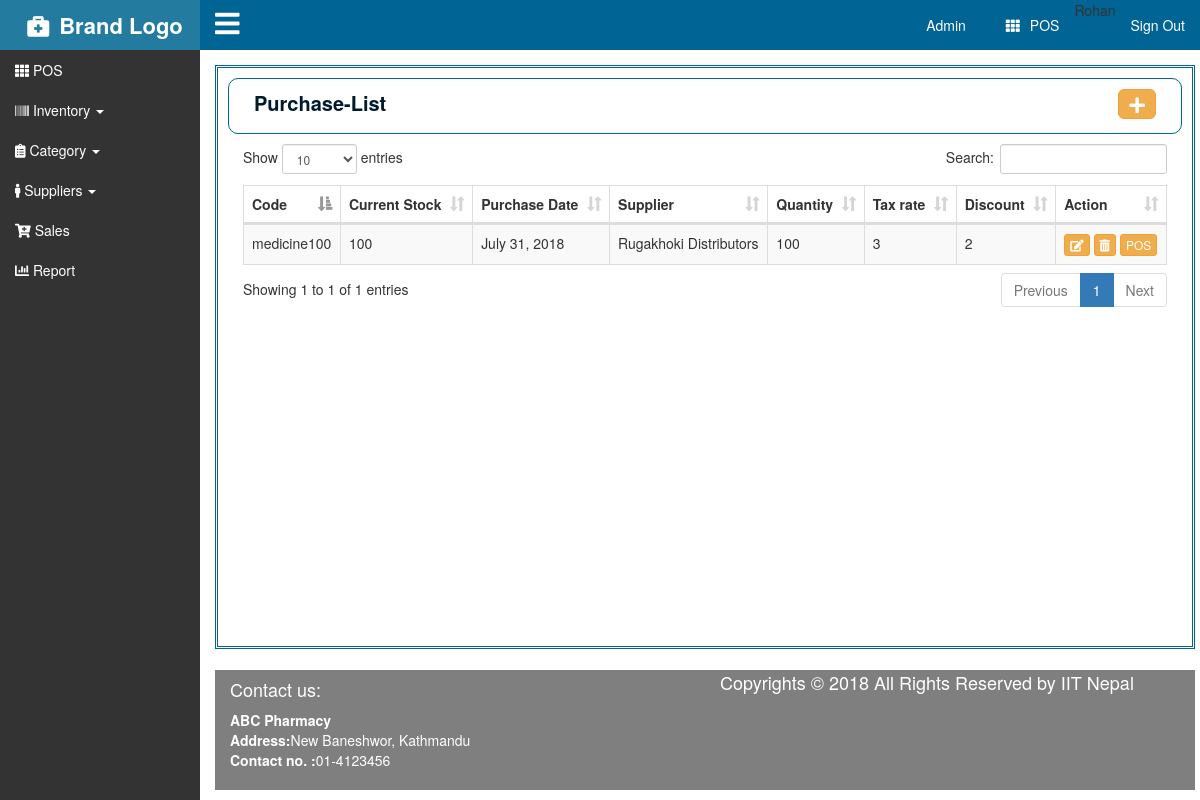
The page /purchase/purchase/ (signed in) on the database its author committed.
### medi/models.py (models this page shows, shortened)
class MyUser(PermissionsMixin, AbstractBaseUser):
    email = models.EmailField(
        verbose_name='email address',
        max_length=255,
        unique=True,
    )
    contact_number = models.IntegerField()
    name = models.CharField(max_length=255)
    is_active = models.BooleanField(default=True)
    is_admin = models.BooleanField(default=False)
    is_staff = models.BooleanField(default=True)
    objects = MyUserManager()
    USERNAME_FIELD = 'email'
    REQUIRED_FIELDS = ['contact_number', 'name']

### purchase/models.py (models this page shows, shortened)
class Purchase(models.Model):
        prod_id=models.ForeignKey(Products)
        currrent_stock=models.IntegerField()
        purchase_date=models.DateField()
        supplier=models.ForeignKey(Supplier)
        quantity=models.IntegerField()
        tax_rate=models.IntegerField()
        discount=models.IntegerField()

### products/models.py (models this page shows)
class Products(models.Model):
    prod_name= models.CharField(max_length=100,unique=True, verbose_name='product name',blank=True)
    prod_code= models.IntegerField(unique=True,verbose_name='product code',blank=True)
    prod_price= models.DecimalField(max_digits=17, decimal_places=2,verbose_name='product price',blank=True)
    prod_category= models.CharField(max_length=100,verbose_name='product category',blank=True)
    prod_description= models.TextField(max_length=500,verbose_name='product description',blank=True)
    prod_quantity= models.IntegerField(verbose_name='product quantity',blank=True)
    prod_discount= models.DecimalField(max_digits=17, decimal_places=2,verbose_name='product discount',blank=True)
    prod_tax=models.DecimalField(max_digits=17, decimal_places=2,verbose_name='product tax',blank=True)
    prod_cost=models.DecimalField(max_digits=17, decimal_places=2,verbose_name='product cost',blank=True)
    def __str__(self):
        return self.prod_name

### supplier/models.py (models this page shows)
class Supplier(models.Model):
    supplier_name=models.CharField(max_length=30)
    supplier_contact=models.IntegerField()
    supplier_address=models.CharField(max_length=30)
    supplier_description=RichTextField()
    def __str__(self):
        return self.supplier_name

### purchase/views.py (the view)
# urls.py: url(r'^purchase/', include('purchase.urls')),
@login_required (login_url = '/login/')
def purchase(request):
    context={
    'purchase_':Purchase.objects.all()
    }
    return render(request,'purchase.html',context)

### templates/purchase.html (shortened to what this page needs)
{% extends 'master/index.html' %}
{% load staticfiles %}
{% block heading %}
<div class="lefttitle col-md-6">
<p> Purchase-List </p>
</div>
<div class="addbutton col-md-6">
<a href="{% url 'addpurchase' %}" class="btn btn-warning  btn-lg"><i class="fas fa-plus"></i></a>
</div>
{% endblock %}
{% block content %}
<table class="table table-striped table-bordered table-hover" id="myData">
  <thead>
    <tr>
      <th>Code</th>
      <th>Current Stock</th>
      <th>Purchase Date</th>
      <th>Supplier</th>
      <th>Quantity</th>
      <th>Tax rate</th>
      <th>Discount</th>
      <th>Action</th>
    </tr>
  </thead>
  <tbody>
    {% for pur in purchase_ %}
    <tr>
      <td>{{pur.prod_id}}</td>
      <td>{{pur.currrent_stock}}</td>
      <td>{{pur.purchase_date}}</td>
      <td>{{pur.supplier}}</td>
      <td>{{pur.quantity}}</td>
      <td>{{pur.tax_rate}}</td>
      <td>{{pur.discount}}</td>
      <td>
        <a href="{% url 'purchase_update' pur.id %}" class="btn btn-warning btn-xs"><i class="fas fa-edit"></i></a>
        <a href="{% url 'purchase_delete' pur.id %}" class="btn btn-warning btn-xs"><i class="fas fa-trash-alt"></i></a>
        <button type="button" class="btn btn-warning btn-xs" data-toggle="modal" data-target="#myModal">
          POS
          </button>
      </td>
    </tr>
    {% endfor %}
  </tbody>
</table>
{% endblock %}

### templates/partials/topnavbar.html
<div class="navbar navbar-default container-fluid" id="topnav">
    <div class="navbar-header">
       <p><a href="#" data-toggle="offcanvas"><i class="fa fa-navicon fa-2x" style="margin-top: 10px;"></i></a></p>
     </div>
     <ul class="nav navbar-nav navbar-right">
        <li><a href="{% url 'admin:index' %}">Admin</a></li>
        <li><a href="{% url 'pos' %}"><i class="fa fa-th" style="margin: 0px 10px 0px 10px;"></i>POS</a></li>
        <li>{{request.user.name}}</li>
        <li><a href="{% url 'logout' %}">Sign Out</a></li>
     </ul>
 </div>

### static/css/style.css (style rules this page uses)
html, body { height: 100%; }
body { overflow:hidden; margin: 0px; padding: 0px; }
a { color: #fff; }
#topnav { background-color: #006494; border-width: 0px; border-radius: 0px; font-size: 14px; font-weight: 500; }
#topnav .nav li a, #main i, #topnav ul li i { color: #fff; }
.navbar { margin: 0; }
.addbutton { float: right; margin: 0px; }
.addbutton a { float: right; padding: 2px 10px 2px 10px; }

### rows shown on the page
MyUser: user.name "Rohan"
Purchase: prod_id "medicine100", currrent_stock "100", purchase_date "July 31, 2018", supplier "Rugakhoki Distributors", quantity "100", tax_rate "3", discount "2"
